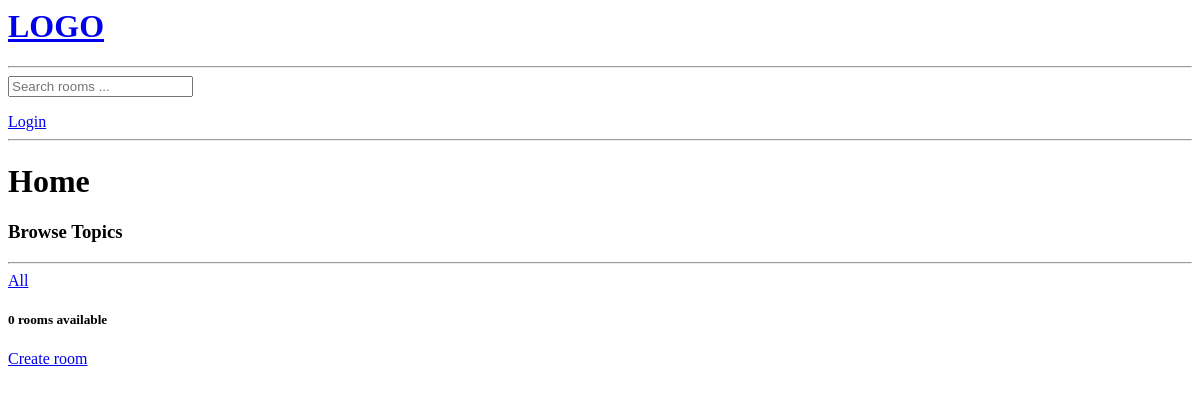
The app's page /?q=Django, older data.
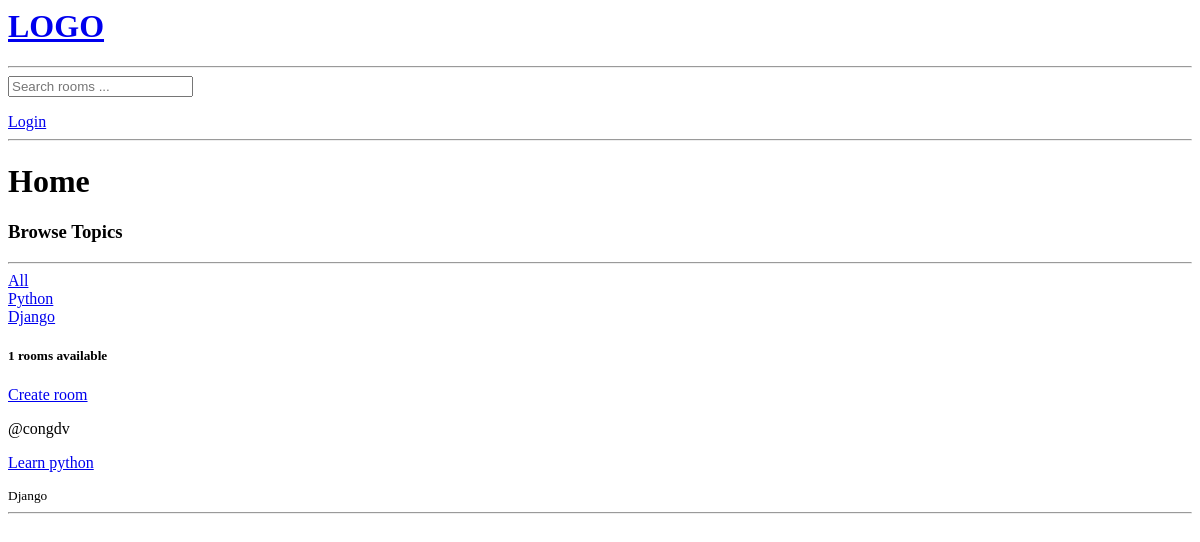
The same page, newer data.
### base/models.py (models this page shows, shortened)
class Topic(models.Model):
    name = models.TextField(max_length=200)

class Room(models.Model):
    topic = models.ForeignKey(Topic,on_delete=models.SET_NULL, null=True)
    host = models.ForeignKey(User,on_delete=models.SET_NULL, null=True)
    name = models.CharField(max_length=200)
    description = models.TextField(null=True,blank=True)
    updated = models.DateTimeField(auto_now=True)
    created = models.DateTimeField(auto_now_add=True)
    class Meta:
        ordering = ['-updated','-created']

### base/views.py (the view)
# urls.py: path('',views.home,name='home'),
def home(request):
    q = request.GET.get('q') if request.GET.get('q') != None else ''
    rooms =  Room.objects.filter(Q(topic__name__icontains=q) | Q(name__icontains=q) | Q(description__icontains=q))
    topics = Topic.objects.all()
    room_count = rooms.count()
    context = {'rooms':rooms,'topics':topics,'room_count':room_count}
    return render(request,'home.html',context)

### base/templates/home.html (shortened to what this page needs)
{% extends "main.html" %}
{% block content %}
<h1>Home</h1>
<div class="home-container">
    <div>
        <h3>Browse Topics</h3>
        <hr>
        <div>
            <a href="{% url "home" %}">All</a>
        </div>
        {% for topic in topics %}
            <div>
                <a href="{% url "home" %}?q={{topic.name}}">{{topic.name}}</a>
            </div>
        {% endfor %}
    </div>
    <h5>{{room_count}} rooms available</h5>
    <p>
    <a href="{% url "create-room" %}">Create room</a>
    </p>
{% for room in rooms %}
    <span>@{{room.host}}</span>
    <a href="{% url "room" room.id %}"><p>{{ room.name }}</p></a>
    <small>{{room.topic.name}}</small>
    <hr>
{% endfor %}
</div>
{% endblock %}

### templates/main.html (shortened to what this page needs)
<html lang="en">
<head>
</head>
<body>
    {% include "navbar.html" %}
    {% block content %}
    {% endblock content %}
</body>
</html>

### templates/navbar.html
<a href="/">
    <h1>LOGO</h1>
</a>
<hr>
<form action="{% url "home" %}" method="get">
<input type="text" value="" name="q" placeholder="Search rooms ...">
</form>
{% if request.user.is_authenticated %}
<p>Hello {{request.user}}</p>
<a href="{% url "logout" %}">Logout</a>
{% else %}
<a href="{% url "login" %}">Login</a>
{% endif %}
<hr>

Row changes from the older to the newer data that the page shows:
added Topic: name "Python"
added Topic: name "Django"
now on this page (row edited): Room: host "congdv", name "Learn python", topic.name "Django"
Text that changed along with them:
{{ room_count }}: "0" → "1"
